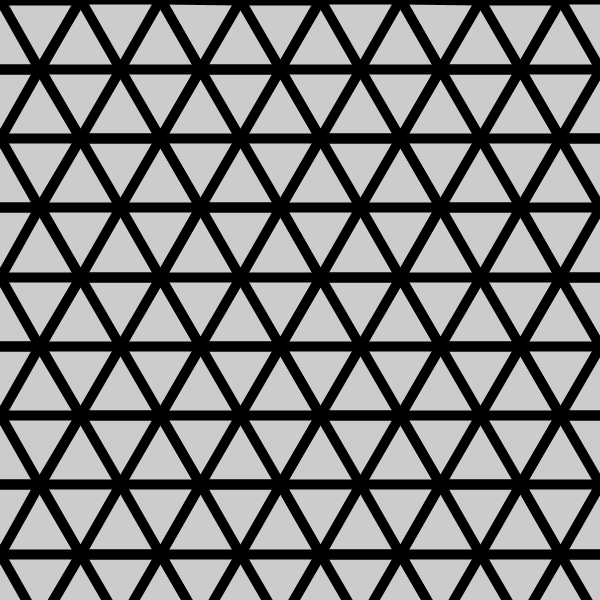
Frame 1 (no input)
Frame 60 (the mouse pressed at the canvas centre just before this capture): identical to frame 1, image omitted
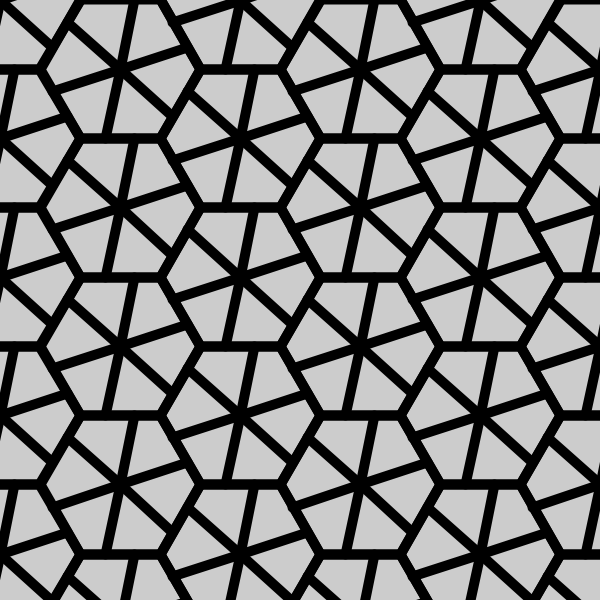
Frame 120 (the mouse held since frame 60 and released just before this capture)

The Processing sketch that drew these frames (run headless with seeded random() and noise(); from frame 60 on, the mouse is pressed at the canvas centre):

// Processing sketch: ex03_02
// ── ex03_02.pde
float r = 80 ;
float dX = 3 * r ;
float dY = sqrt(3) * r / 2 ;
int n = 6 ;
float iAngle = TWO_PI / n ;
float angle = iAngle ; // default: stop
boolean flag = true ;

void setup() {
  size(600, 600) ;
  noFill() ;
  strokeWeight(10) ;
}

void draw() {
  background(204) ;
  for (float y = 0 ; y < r + height ; y += dY) {
    for (float x = flag == true ? 0 : dX / 2 ; x < r + width ; x += dX) {
      drawPolygon(x, y) ;
      if (angle > iAngle) {
        drawLine(x, y, iAngle) ; // stop
      } else {
        drawLine(x, y, angle) ; // move
      }
    }
    flag = !flag ;
  }
  angle = (angle + 0.05) % (2 * iAngle) ;
}

void drawPolygon(float cX, float cY) {
  beginShape() ;
  for (float theta = 0 ; theta < TWO_PI ; theta += iAngle) {
    float x = cX + r * cos(theta) ;
    float y = cY + r * sin(theta) ;
    vertex(x, y) ;
  }
  endShape(CLOSE) ;
}

void drawLine(float cX, float cY, float angle) {
  for (int i = 0 ; i < n ; i++) {
    float thetaMIN = i * iAngle ;
    float thetaMAX = (i + 1) * iAngle ;
    float x = lerp(cX + r * cos(thetaMIN), cX + r * cos(thetaMAX), angle / (iAngle)) ;
    float y = lerp(cY + r * sin(thetaMIN), cY + r * sin(thetaMAX), angle / (iAngle)) ;
    line(cX, cY, x, y) ;
  }
}
